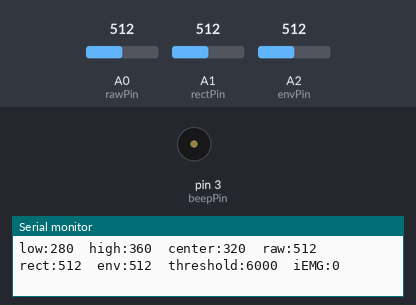
Recording of a sketch running on a simulated Arduino Uno, built with avr-gcc and run on an emulated ATmega328P. Parts: buzzer (waves = sounding, pin HIGH), the last lines printed to the serial monitor. The inputs (shaded band) are chosen by the test bench; at power-on: A0 (rawPin) = 512, A1 (rectPin) = 512, A2 (envPin) = 512.

Above: at 0.1 s.
At 0.8 s:
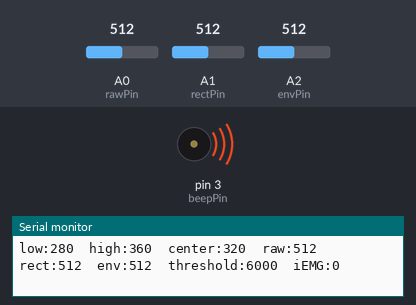
1.3 s: A0 (rawPin) set to 990
At 2.2 s:
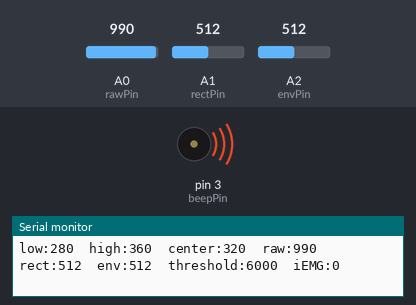
4.3 s: A0 (rawPin) set to 1010
7.3 s: A1 (rectPin) set to 106
9.0 s: A1 (rectPin) set to 89
12.0 s: A2 (envPin) set to 989
15.0 s: A2 (envPin) set to 1011
Timing chart, 0 to 19.0 s (numbered marks = the images above; inputs shaded):
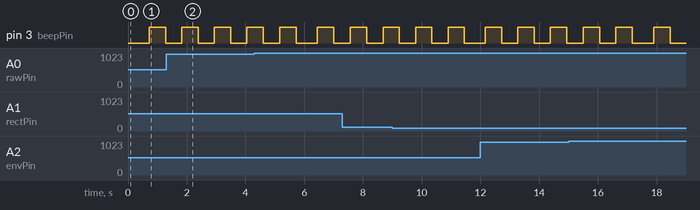

The sketch:

MyoWare_Project_Code.ino
```cpp
int rawPin = A0;
int rectPin = A1;
int envPin = A2;
int rectVal, rawVal, envVal;
int low = 280;
int high = 360;
int center = 320;
int freq = 9600;
unsigned long threshold = 6000;
unsigned long iEMG = 0;
int totalBeeps = 5;
int beepPin = 3;
int numBeeps = 0;
unsigned long startMillis;
unsigned long startOfLoopMillis;
unsigned long currentMillis;
bool beeping = false;
int interval = 500;
bool beepState = false;
int value = 6;
const int NUMVALS = 8;
const char* valNames[] = { "low", "high", "center", "raw", "rect", "env", "threshold", "iEMG"};
unsigned long vals[NUMVALS] = { low, high, center };
void setup() {
  Serial.begin(freq);
  pinMode(rectPin, INPUT);
  pinMode(rawPin, INPUT);
  pinMode(envPin, INPUT);
  pinMode(beepPin, OUTPUT);
  startOfLoopMillis = millis();
}

void loop() {
  unsigned long dt = millis() - startOfLoopMillis;
  startOfLoopMillis = millis();
  rawVal = analogRead(rawPin);
  rectVal = analogRead(rectPin);
  envVal = analogRead(envPin);
  vals[3] = rawVal;
  vals[4] = rectVal;
  vals[5] = envVal;
  vals[6] = threshold;
  vals[7] = iEMG;
  for (int i = 0; i < NUMVALS; i++) {
    Serial.print(valNames[i]);
    Serial.print(":");
    Serial.print(vals[i]);
    if (i < NUMVALS - 1) {
      Serial.print("\t");
    }
  }
  Serial.println();
  if (!beeping) {

    if (envVal > center) {

      iEMG += ((unsigned long)(envVal - center) * dt);  //numerical integration
    }
    if (iEMG > threshold) {
      iEMG = 0;
      startMillis = millis();
      beeping = true;
    }
  }

  if (beeping) {
    if (numBeeps < totalBeeps) {
      currentMillis = millis();

      if (currentMillis - startMillis >= interval) {
        beepState = !beepState;
        if (!beepState) {
          numBeeps++;
        }
        digitalWrite(beepPin, beepState);  //true = high, false = low
        startMillis = currentMillis;
      }

    } else {
      beeping = false;
      numBeeps = 0;
      digitalWrite(beepPin, LOW);
    }
  }
}
```
